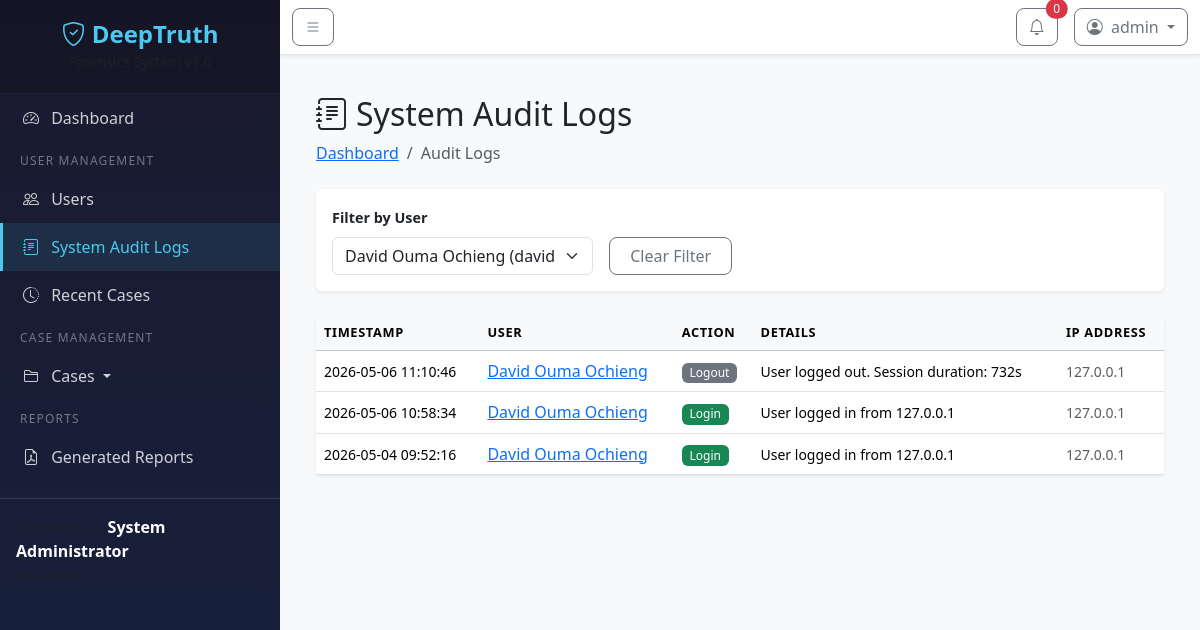
The page /admin/audit-logs?user_id=3 (signed in) on the database its author committed.
### models/user.py (models this page shows, shortened)
class User(UserMixin, db.Model):
    __tablename__ = 'users'
    id = db.Column(db.Integer, primary_key=True)
    email = db.Column(db.String(120), unique=True, nullable=False, index=True)
    username = db.Column(db.String(80), unique=True, nullable=False, index=True)
    password_hash = db.Column(db.String(256), nullable=False)
    full_name = db.Column(db.String(150), nullable=False)
    badge_number = db.Column(db.String(50), unique=True)
    role = db.Column(db.String(20), default='examiner')  # admin, examiner
    is_active = db.Column(db.Boolean, default=True)
    created_at = db.Column(db.DateTime, default=datetime.utcnow)
    last_login = db.Column(db.DateTime)
    last_logout = db.Column(db.DateTime)
    total_time_spent = db.Column(db.Integer, default=0)  # in seconds
    cases = db.relationship('Case', backref='investigator', lazy='dynamic')
    evidence_uploads = db.relationship('EvidenceFile', backref='uploader', lazy='dynamic',
                                       foreign_keys='EvidenceFile.uploaded_by')
    custody_actions = db.relationship('ChainOfCustody', backref='performer', lazy='dynamic',
                                      foreign_keys='ChainOfCustody.performed_by')
    generated_reports = db.relationship('PDFReport', backref='generator', lazy='dynamic',
                                        foreign_keys='PDFReport.generated_by')
    audit_logs = db.relationship('AuditLog', backref='user', lazy='dynamic')

class AuditLog(db.Model):
    __tablename__ = 'audit_logs'
    id = db.Column(db.Integer, primary_key=True)
    user_id = db.Column(db.Integer, db.ForeignKey('users.id'), nullable=False)
    action = db.Column(db.String(100), nullable=False)
    details = db.Column(db.Text)
    ip_address = db.Column(db.String(45))
    timestamp = db.Column(db.DateTime, default=datetime.utcnow)

### routes/admin.py (the view)
@admin_bp.route('/audit-logs')
@login_required
@admin_required
def audit_logs():
    page = request.args.get('page', 1, type=int)
    user_filter = request.args.get('user_id', type=int)
    query = AuditLog.query
    if user_filter:
        query = query.filter_by(user_id=user_filter)
    logs = query.order_by(AuditLog.timestamp.desc()).paginate(page=page, per_page=50, error_out=False)
    users = User.query.all()
    return render_template('admin/audit_logs.html', logs=logs, users=users, selected_user=user_filter)

### routes/admin.py (called while the page is built)
def admin_required(f):
    from functools import wraps
    @wraps(f)
    def decorated_function(*args, **kwargs):
        if current_user.role != 'admin':
            flash('Access denied. Admin only.', 'danger')
            return redirect(url_for('dashboard.index'))
        return f(*args, **kwargs)
    return decorated_function

### routes/auth.py (called while the page is built)
@auth_bp.before_app_request
def track_user_activity():
    if current_user.is_authenticated:
        current_user.last_activity = datetime.utcnow()
        db.session.commit()

### templates/admin/audit_logs.html (shortened to what this page needs)
{% extends "base.html" %}
{% block content %}
<div class="container-fluid">
    <h2><i class="bi bi-journal-text me-2"></i>System Audit Logs</h2>
    <nav aria-label="breadcrumb" class="mb-4">
        <ol class="breadcrumb">
            <li class="breadcrumb-item"><a href="{{ url_for('dashboard.index') }}">Dashboard</a></li>
            <li class="breadcrumb-item active">Audit Logs</li>
        </ol>
    </nav>
    <div class="card border-0 shadow-sm mb-4">
        <div class="card-body">
            <form method="GET" class="row g-3 align-items-end">
                <div class="col-md-4">
                    <label class="form-label">Filter by User</label>
                    <select class="form-select" name="user_id" onchange="this.form.submit()">
                        {% for u in users %}
                        <option value="{{ u.id }}" {% if selected_user == u.id %}selected{% endif %}>
                            {{ u.full_name }} ({{ u.email }})
                        </option>
                        {% endfor %}
                    </select>
                </div>
                <div class="col-md-2">
                    <a href="{{ url_for('admin.audit_logs') }}" class="btn btn-outline-secondary w-100">Clear Filter</a>
                </div>
            </form>
        </div>
    </div>
    <div class="card border-0 shadow-sm">
        <div class="card-body p-0">
            <div class="table-responsive">
                <table class="table table-hover mb-0">
                    <thead class="table-light">
                        <tr>
                            <th>Timestamp</th>
                            <th>User</th>
                            <th>Action</th>
                            <th>Details</th>
                            <th>IP Address</th>
                        </tr>
                    </thead>
                    <tbody>
                        {% for log in logs.items %}
                        <tr>
                            <td><small>{{ log.timestamp.strftime('%Y-%m-%d %H:%M:%S') }}</small></td>
                            <td>
                                <a href="{{ url_for('admin.user_activity', user_id=log.user_id) }}">
                                    {{ log.user.full_name if log.user else 'System' }}
                                </a>
                            </td>
                            <td>
                                <span class="badge
                                    {% if 'LOGIN' in log.action %}bg-success
                                    {% elif 'LOGOUT' in log.action %}bg-secondary
                                    {% elif 'CREATED' in log.action %}bg-primary
                                    {% elif 'DELETED' in log.action %}bg-danger
                                    {% else %}bg-info{% endif %}">
                                    {{ log.action|replace('_', ' ')|title }}
                                </span>
                            </td>
                            <td><small>{{ log.details }}</small></td>
                            <td><small class="text-muted">{{ log.ip_address or 'N/A' }}</small></td>
                        </tr>
                        {% endfor %}
                    </tbody>
                </table>
            </div>
        </div>
    </div>
</div>
{% endblock %}

### templates/base.html (shortened to what this page needs)
<!DOCTYPE html>
<html lang="en">
<head>
    <link href="https://cdn.jsdelivr.net/npm/bootstrap@5.3.2/dist/css/bootstrap.min.css" rel="stylesheet">
    <link href="https://cdn.jsdelivr.net/npm/bootstrap-icons@1.11.1/font/bootstrap-icons.css" rel="stylesheet">
    <link href="{{ url_for('static', filename='css/style.css') }}" rel="stylesheet">
</head>
<body>
    <div class="wrapper">
        <nav id="sidebar" class="sidebar">
            <div class="sidebar-header text-center">
                <h4 class="mb-0">
                    <i class="bi bi-shield-check"></i> DeepTruth
                </h4>
                <small class="text-muted">Forensics System v1.0</small>
            </div>
            <hr class="sidebar-divider">
            <ul class="list-unstyled components">
    <li class="{% if request.endpoint == 'dashboard.index' or request.endpoint == 'dashboard.admin_dashboard' %}active{% endif %}">
        <a href="{{ url_for('dashboard.index') }}">
            <i class="bi bi-speedometer2 me-2"></i> Dashboard
        </a>
    </li>
    {% if current_user.role == 'admin' %}
    <li class="sidebar-heading"><span>User Management</span></li>
    <li class="{% if 'admin.users' in request.endpoint %}active{% endif %}">
        <a href="{{ url_for('admin.users_list') }}">
            <i class="bi bi-people me-2"></i> Users
        </a>
    </li>
    <li class="{% if 'admin.audit_logs' in request.endpoint %}active{% endif %}">
        <a href="{{ url_for('admin.audit_logs') }}">
            <i class="bi bi-journal-text me-2"></i> System Audit Logs
        </a>
    </li>
    <li class="{% if 'admin.recent_cases' in request.endpoint %}active{% endif %}">
        <a href="{{ url_for('admin.recent_cases') }}">
            <i class="bi bi-clock-history me-2"></i> Recent Cases
        </a>
    </li>
    {% endif %}
    <li class="sidebar-heading"><span>Case Management</span></li>
    <li class="{% if 'cases' in request.endpoint %}active{% endif %}">
        <a href="#casesSubmenu" data-bs-toggle="collapse" aria-expanded="{% if 'cases' in request.endpoint %}true{% else %}false{% endif %}" class="dropdown-toggle">
            <i class="bi bi-folder2 me-2"></i> Cases
        </a>
    </li>
    <li class="sidebar-heading"><span>Reports</span></li>
    <li class="{% if 'reports' in request.endpoint %}active{% endif %}">
        <a href="{{ url_for('reports.list_reports') }}">
            <i class="bi bi-file-earmark-pdf me-2"></i> Generated Reports
        </a>
    </li>
</ul>
            <hr class="sidebar-divider">
            <div class="sidebar-footer p-3">
                <div class="user-info">
                    <small class="text-muted">Logged in as:</small>
                    <strong>{{ current_user.full_name }}</strong>
                    <br>
                    <small class="text-muted">{{ current_user.badge_number or 'No Badge' }}</small>
                </div>
            </div>
        </nav>
        <div id="content">
            <nav class="navbar navbar-expand-lg navbar-light bg-white shadow-sm">
                <div class="container-fluid">
                    <button type="button" id="sidebarCollapse" class="btn btn-outline-secondary">
                        <i class="bi bi-list"></i>
                    </button>
                    <div class="ms-auto d-flex align-items-center">
                        <div class="dropdown me-3">
                            <button class="btn btn-outline-secondary position-relative" type="button" data-bs-toggle="dropdown">
                                <i class="bi bi-bell"></i>
                                <span class="position-absolute top-0 start-100 translate-middle badge rounded-pill bg-danger">
                                    0
                                </span>
                            </button>
                        </div>
                        <div class="dropdown">
                            <button class="btn btn-outline-secondary dropdown-toggle" type="button" data-bs-toggle="dropdown">
                                <i class="bi bi-person-circle me-1"></i> {{ current_user.username }}
                            </button>
                        </div>
                    </div>
                </div>
            </nav>
            <div class="container-fluid p-4">
                {% block content %}{% endblock %}
            </div>
        </div>
    </div>
</body>
</html>

### static/css/style.css (style rules this page uses)
.wrapper { display: flex; width: 100%; min-height: 100vh; }
.sidebar { min-width: 280px; max-width: 280px; background: linear-gradient(180deg, #1a1a2e 0%, #16213e 100%); color: #fff; transition: all 0.3s; position: fixed; top: 0; left: 0; height: 100vh; z-index: 999; overflow-y: auto; }
.sidebar-header { padding: 20px; background: rgba(0, 0, 0, 0.2); }
.sidebar-header h4 { color: #4cc9f0; font-weight: 700; }
.sidebar-divider { border-color: rgba(255, 255, 255, 0.1); margin: 0; }
.sidebar-heading { padding: 10px 20px 5px; font-size: 0.75rem; text-transform: uppercase; letter-spacing: 0.1em; color: rgba(255, 255, 255, 0.4); }
.sidebar ul.components { padding: 0; }
.sidebar ul li a { padding: 12px 20px; display: block; color: rgba(255, 255, 255, 0.8); text-decoration: none; transition: all 0.3s; border-left: 3px solid transparent; }
.sidebar ul li.active a { background: rgba(76, 201, 240, 0.1); color: #4cc9f0; border-left-color: #4cc9f0; }
.sidebar-footer { margin-top: auto; border-top: 1px solid rgba(255, 255, 255, 0.1); }
#content { width: calc(100% - 280px); margin-left: 280px; transition: all 0.3s; min-height: 100vh; background-color: #f8f9fa; }
.navbar { border-bottom: 1px solid rgba(0, 0, 0, 0.1); }
.table th { font-weight: 600; text-transform: uppercase; font-size: 0.8rem; letter-spacing: 0.05em; }
.form-label { font-weight: 600; font-size: 0.9rem; }
.badge { font-weight: 500; }
.btn { border-radius: 8px; font-weight: 500; }

### rows shown on the page
User: full_name "System Administrator", username "admin"
AuditLog: timestamp "2026-05-06 11:10:46", user "David Ouma Ochieng", action "Logout", details "User logged out. Session duration: 732s", ip_address "127.0.0.1"
AuditLog: timestamp "2026-05-06 10:58:34", user "David Ouma Ochieng", action "Login", details "User logged in from 127.0.0.1", ip_address "127.0.0.1"
AuditLog: timestamp "2026-05-04 09:52:16", user "David Ouma Ochieng", action "Login", details "User logged in from 127.0.0.1", ip_address "127.0.0.1"

### other values the page prints
form field user_id "David Ouma Ochieng (david@deeptruth.com)"
